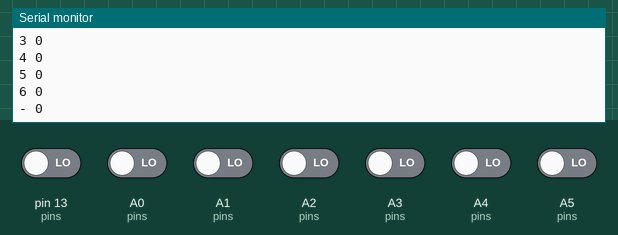
Simulated run of this sketch. Board: Arduino Uno, built with avr-gcc and run on an emulated ATmega328P. Shown: the last lines printed to the serial monitor. The test bench sets the inputs (shaded band); at power-on: A0 (pins), A1 (pins), A2 (pins), A3 (pins), A4 (pins), A5 (pins), pin 13 (pins) LOW.

Above: at 1.2 s.
1.3 s: pin 13 (pins) driven HIGH
At 1.52 s:
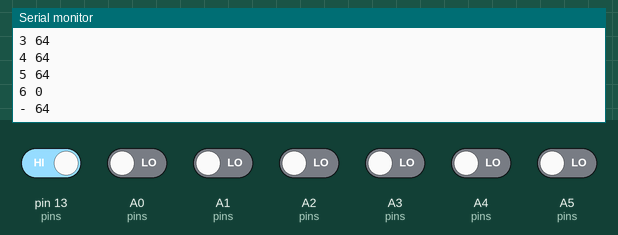
2.8 s: A0 (pins) driven HIGH
At 3.03 s:
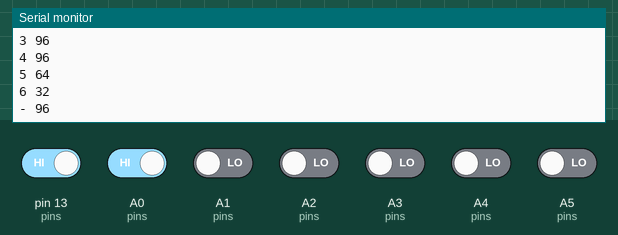
4.3 s: A1 (pins) driven HIGH
At 4.55 s:
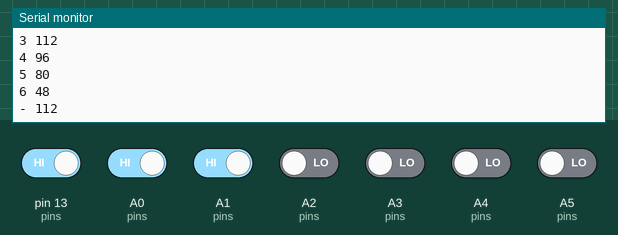
5.8 s: A2 (pins) driven HIGH
At 6.07 s:
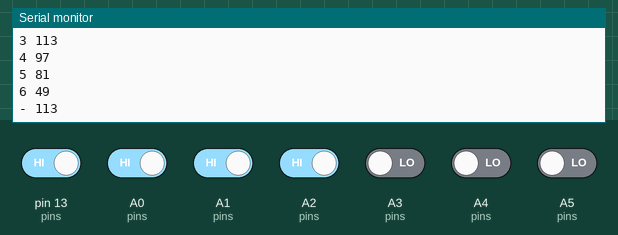
7.3 s: A3 (pins) driven HIGH
At 7.59 s:
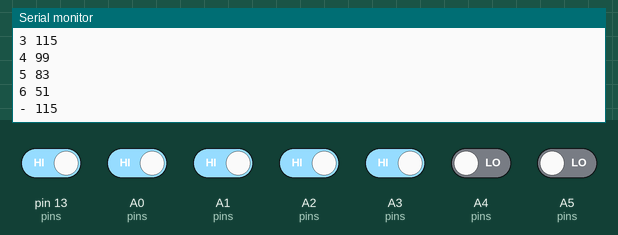
8.8 s: A4 (pins) driven HIGH
At 9.11 s:
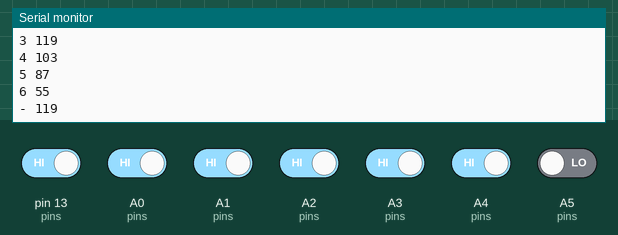
Timing chart, 0 to 11.8 s (numbered marks = the images above; inputs shaded):
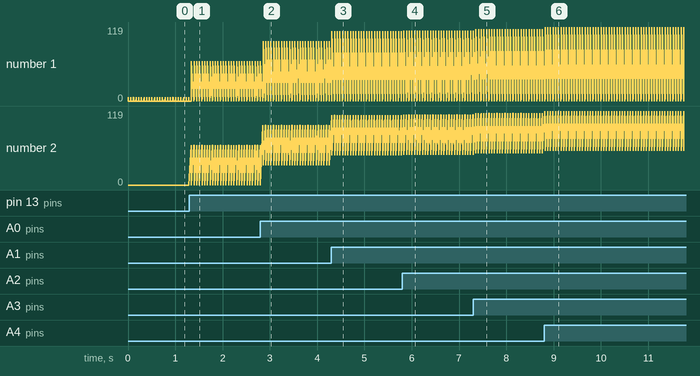

The sketch:

dhaumadi.ino
```cpp
const int pins[] = {
  A2, A3, A4, A5, A1, A0, 13
};

void setup() {
  Serial.begin(115200);
  for (auto pin : pins) {
    pinMode(pin, OUTPUT);
    digitalWrite(pin, HIGH);
    pinMode(pin, INPUT);
    digitalWrite(pin, LOW);
  }
}

int getValue() {
  int value = 0;
  int v = 1;
  for (auto pin : pins) {
    if (digitalRead(pin))
      value |= v;
    v <<= 1;
  }
  return value;
}

void loop() {
  const int dly = 500;
  int idx_a_zero = 0;
  for (auto pin_a_zero : pins) {
    pinMode(pin_a_zero, OUTPUT);
    delayMicroseconds(dly);

    int value = getValue();

    digitalWrite(pin_a_zero, HIGH);
    pinMode(pin_a_zero, INPUT);
    digitalWrite(pin_a_zero, LOW);

    Serial.print(idx_a_zero);
    Serial.print(' ');
    Serial.println(value);

    ++idx_a_zero;
  }

  int value = getValue();
  Serial.print("- ");
  Serial.println(value);
  delayMicroseconds(dly);
  delay(50);
}
```

Measured:
- after the input at 1.3 s, the serial monitor: prints a new line at once (image 1)
- after the input at 2.8 s, the serial monitor: prints a new line after 0.05 s (image 2)
- after the input at 4.3 s, the serial monitor: prints a new line at once (image 3)
- after the input at 5.8 s, the serial monitor: prints a new line at once (image 4)
- after the input at 7.3 s, the serial monitor: prints a new line after 0.05 s (image 5)
- after the input at 8.8 s, the serial monitor: prints a new line at once (image 6)
- plotted number 1: 0 → 64 after the input at 1.3 s, 64 → 96 after the input at 2.8 s, 96 → 112 after the input at 4.3 s, 112 → 113 after the input at 5.8 s, 113 → 115 after the input at 7.3 s
- plotted number 2: 0 → 32 after the input at 2.8 s, 32 → 48 after the input at 4.3 s, 48 → 49 after the input at 5.8 s, 49 → 51 after the input at 7.3 s
